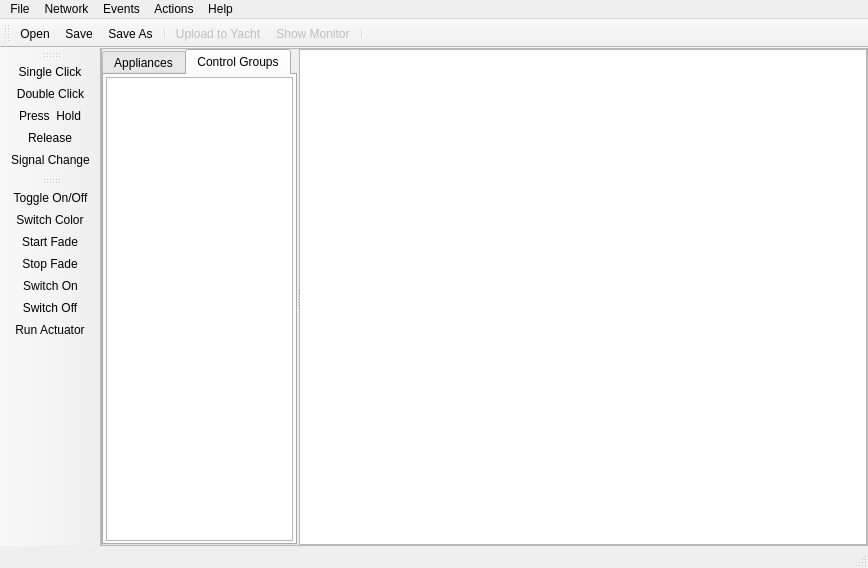
<?xml version="1.0" encoding="UTF-8"?>
<ui version="4.0">
 <class>MainWindow</class>
 <widget class="QMainWindow" name="MainWindow">
  <property name="geometry">
   <rect>
    <x>0</x>
    <y>0</y>
    <width>868</width>
    <height>568</height>
   </rect>
  </property>
  <property name="minimumSize">
   <size>
    <width>0</width>
    <height>0</height>
   </size>
  </property>
  <property name="windowTitle">
   <string>JM60 Electric Control System [*]</string>
  </property>
  <property name="windowIcon">
   <iconset>
    <normaloff>:/graphics/connection.svg</normaloff>:/graphics/connection.svg</iconset>
  </property>
  <widget class="QWidget" name="centralWidget">
   <layout class="QVBoxLayout" name="verticalLayout_2">
    <property name="spacing">
     <number>0</number>
    </property>
    <property name="margin">
     <number>0</number>
    </property>
    <item>
     <widget class="QSplitter" name="splitter">
      <property name="frameShape">
       <enum>QFrame::StyledPanel</enum>
      </property>
      <property name="orientation">
       <enum>Qt::Horizontal</enum>
      </property>
      <property name="opaqueResize">
       <bool>true</bool>
      </property>
      <property name="handleWidth">
       <number>2</number>
      </property>
      <widget class="QTabWidget" name="tabWidget">
       <property name="sizePolicy">
        <sizepolicy hsizetype="Expanding" vsizetype="Expanding">
         <horstretch>2</horstretch>
         <verstretch>0</verstretch>
        </sizepolicy>
       </property>
       <property name="maximumSize">
        <size>
         <width>350</width>
         <height>16777215</height>
        </size>
       </property>
       <property name="currentIndex">
        <number>1</number>
       </property>
       <widget class="QWidget" name="tab">
        <attribute name="title">
         <string>Appliances</string>
        </attribute>
        <layout class="QVBoxLayout" name="verticalLayout">
         <property name="spacing">
          <number>4</number>
         </property>
         <property name="margin">
          <number>2</number>
         </property>
         <item>
          <widget class="ecsTableView" name="appliancesView">
           <property name="contextMenuPolicy">
            <enum>Qt::CustomContextMenu</enum>
           </property>
           <property name="dragEnabled">
            <bool>true</bool>
           </property>
           <property name="dragDropMode">
            <enum>QAbstractItemView::DragOnly</enum>
           </property>
           <property name="verticalScrollMode">
            <enum>QAbstractItemView::ScrollPerPixel</enum>
           </property>
           <property name="horizontalScrollMode">
            <enum>QAbstractItemView::ScrollPerPixel</enum>
           </property>
           <property name="sortingEnabled">
            <bool>true</bool>
           </property>
           <attribute name="horizontalHeaderStretchLastSection">
            <bool>true</bool>
           </attribute>
           <attribute name="horizontalHeaderStretchLastSection">
            <bool>true</bool>
           </attribute>
          </widget>
         </item>
        </layout>
       </widget>
       <widget class="QWidget" name="tab_2">
        <attribute name="title">
         <string>Control Groups</string>
        </attribute>
        <layout class="QVBoxLayout" name="verticalLayout_3">
         <property name="spacing">
          <number>2</number>
         </property>
         <property name="margin">
          <number>2</number>
         </property>
         <item>
          <widget class="ecsTableView" name="cGroupView">
           <property name="contextMenuPolicy">
            <enum>Qt::CustomContextMenu</enum>
           </property>
           <property name="dragEnabled">
            <bool>true</bool>
           </property>
           <property name="dragDropMode">
            <enum>QAbstractItemView::DragOnly</enum>
           </property>
           <property name="horizontalScrollMode">
            <enum>QAbstractItemView::ScrollPerPixel</enum>
           </property>
           <property name="sortingEnabled">
            <bool>true</bool>
           </property>
           <property name="changeAffectsGraphics" stdset="0">
            <bool>true</bool>
           </property>
           <attribute name="horizontalHeaderStretchLastSection">
            <bool>true</bool>
           </attribute>
           <attribute name="horizontalHeaderStretchLastSection">
            <bool>true</bool>
           </attribute>
          </widget>
         </item>
        </layout>
       </widget>
      </widget>
      <widget class="ecsGraphicsView" name="graphicsView">
       <property name="sizePolicy">
        <sizepolicy hsizetype="Expanding" vsizetype="Expanding">
         <horstretch>6</horstretch>
         <verstretch>1</verstretch>
        </sizepolicy>
       </property>
       <property name="minimumSize">
        <size>
         <width>300</width>
         <height>200</height>
        </size>
       </property>
       <property name="autoFillBackground">
        <bool>false</bool>
       </property>
       <property name="renderHints">
        <set>QPainter::Antialiasing|QPainter::HighQualityAntialiasing|QPainter::TextAntialiasing</set>
       </property>
       <property name="dragMode">
        <enum>QGraphicsView::ScrollHandDrag</enum>
       </property>
       <property name="viewportUpdateMode">
        <enum>QGraphicsView::FullViewportUpdate</enum>
       </property>
      </widget>
     </widget>
    </item>
   </layout>
  </widget>
  <widget class="QMenuBar" name="menuBar">
   <property name="geometry">
    <rect>
     <x>0</x>
     <y>0</y>
     <width>868</width>
     <height>20</height>
    </rect>
   </property>
   <widget class="QMenu" name="menuHelp">
    <property name="title">
     <string>Help</string>
    </property>
    <addaction name="actionAbout"/>
    <addaction name="actionAbout_Qt"/>
   </widget>
   <widget class="QMenu" name="menuFile">
    <property name="title">
     <string>File</string>
    </property>
    <addaction name="actionNew"/>
    <addaction name="actionOpen"/>
    <addaction name="actionSave"/>
    <addaction name="actionSave_As"/>
    <addaction name="separator"/>
    <addaction name="separator"/>
    <addaction name="actionExit"/>
   </widget>
   <widget class="QMenu" name="menuEvents">
    <property name="title">
     <string>Events</string>
    </property>
    <addaction name="actionSingle_Click"/>
    <addaction name="actionDouble_Click"/>
    <addaction name="actionPress_Hold"/>
    <addaction name="actionRelease"/>
    <addaction name="actionSignal_Change"/>
   </widget>
   <widget class="QMenu" name="menuActions">
    <property name="title">
     <string>Actions</string>
    </property>
    <addaction name="actionToggle_On_Off"/>
    <addaction name="actionSwitch_Color"/>
    <addaction name="actionStart_Fade"/>
    <addaction name="actionStop_Fade"/>
    <addaction name="actionSwitch_On"/>
    <addaction name="actionSwitch_Off"/>
    <addaction name="actionRun_Actuator"/>
   </widget>
   <widget class="QMenu" name="menuNetwork">
    <property name="title">
     <string>Network</string>
    </property>
    <addaction name="actionOpen_Connection"/>
    <addaction name="actionClose_Connection"/>
    <addaction name="actionUpload_to_Yacht"/>
    <addaction name="actionSend_NMEA_Test_Sequence_A"/>
   </widget>
   <addaction name="menuFile"/>
   <addaction name="menuNetwork"/>
   <addaction name="menuEvents"/>
   <addaction name="menuActions"/>
   <addaction name="menuHelp"/>
  </widget>
  <widget class="QStatusBar" name="statusBar"/>
  <widget class="QToolBar" name="toolBar_Main">
   <property name="windowTitle">
    <string>toolBar</string>
   </property>
   <property name="movable">
    <bool>true</bool>
   </property>
   <property name="iconSize">
    <size>
     <width>34</width>
     <height>34</height>
    </size>
   </property>
   <property name="toolButtonStyle">
    <enum>Qt::ToolButtonIconOnly</enum>
   </property>
   <property name="floatable">
    <bool>true</bool>
   </property>
   <attribute name="toolBarArea">
    <enum>TopToolBarArea</enum>
   </attribute>
   <attribute name="toolBarBreak">
    <bool>false</bool>
   </attribute>
   <addaction name="actionOpen"/>
   <addaction name="actionSave"/>
   <addaction name="actionSave_As"/>
   <addaction name="separator"/>
   <addaction name="actionUpload_to_Yacht"/>
   <addaction name="actionShow_Monitor"/>
   <addaction name="separator"/>
  </widget>
  <widget class="QToolBar" name="toolBar_Events">
   <property name="windowTitle">
    <string>toolBar_2</string>
   </property>
   <attribute name="toolBarArea">
    <enum>LeftToolBarArea</enum>
   </attribute>
   <attribute name="toolBarBreak">
    <bool>false</bool>
   </attribute>
   <addaction name="actionSingle_Click"/>
   <addaction name="actionDouble_Click"/>
   <addaction name="actionPress_Hold"/>
   <addaction name="actionRelease"/>
   <addaction name="actionSignal_Change"/>
  </widget>
  <widget class="QToolBar" name="toolBar_Actions">
   <property name="windowTitle">
    <string>toolBar_3</string>
   </property>
   <attribute name="toolBarArea">
    <enum>LeftToolBarArea</enum>
   </attribute>
   <attribute name="toolBarBreak">
    <bool>false</bool>
   </attribute>
   <addaction name="actionToggle_On_Off"/>
   <addaction name="actionSwitch_Color"/>
   <addaction name="actionStart_Fade"/>
   <addaction name="actionStop_Fade"/>
   <addaction name="actionSwitch_On"/>
   <addaction name="actionSwitch_Off"/>
   <addaction name="actionRun_Actuator"/>
  </widget>
  <action name="actionAbout">
   <property name="text">
    <string>About...</string>
   </property>
  </action>
  <action name="actionOpen">
   <property name="icon">
    <iconset>
     <normalon>:/graphics/open.svg</normalon>
    </iconset>
   </property>
   <property name="text">
    <string>Open...</string>
   </property>
  </action>
  <action name="actionExit">
   <property name="text">
    <string>Exit</string>
   </property>
  </action>
  <action name="actionSave">
   <property name="icon">
    <iconset>
     <normalon>:/graphics/save.svg</normalon>
    </iconset>
   </property>
   <property name="text">
    <string>Save</string>
   </property>
  </action>
  <action name="actionSave_As">
   <property name="icon">
    <iconset>
     <normalon>:/graphics/file-save-as.svg</normalon>
    </iconset>
   </property>
   <property name="text">
    <string>Save As...</string>
   </property>
  </action>
  <action name="actionSettings">
   <property name="icon">
    <iconset>
     <normalon>:/graphics/levels.svg</normalon>
    </iconset>
   </property>
   <property name="text">
    <string>Settings...</string>
   </property>
  </action>
  <action name="actionAbout_Qt">
   <property name="text">
    <string>About Qt...</string>
   </property>
  </action>
  <action name="actionSingle_Click">
   <property name="enabled">
    <bool>true</bool>
   </property>
   <property name="icon">
    <iconset>
     <normaloff>:/graphics/click-single.svg</normaloff>:/graphics/click-single.svg</iconset>
   </property>
   <property name="text">
    <string>Single Click</string>
   </property>
  </action>
  <action name="actionDouble_Click">
   <property name="icon">
    <iconset>
     <normaloff>:/graphics/click-double.svg</normaloff>:/graphics/click-double.svg</iconset>
   </property>
   <property name="text">
    <string>Double Click</string>
   </property>
  </action>
  <action name="actionPress_Hold">
   <property name="icon">
    <iconset>
     <normaloff>:/graphics/click-hold.svg</normaloff>:/graphics/click-hold.svg</iconset>
   </property>
   <property name="text">
    <string>Press &amp; Hold</string>
   </property>
  </action>
  <action name="actionRelease">
   <property name="icon">
    <iconset>
     <normaloff>:/graphics/click-release.svg</normaloff>:/graphics/click-release.svg</iconset>
   </property>
   <property name="text">
    <string>Release</string>
   </property>
  </action>
  <action name="actionToggle_On_Off">
   <property name="icon">
    <iconset>
     <normaloff>:/graphics/onoff.svg</normaloff>:/graphics/onoff.svg</iconset>
   </property>
   <property name="text">
    <string>Toggle On/Off</string>
   </property>
  </action>
  <action name="actionSwitch_On">
   <property name="icon">
    <iconset>
     <normaloff>:/graphics/bulb-lit.svg</normaloff>:/graphics/bulb-lit.svg</iconset>
   </property>
   <property name="text">
    <string>Switch On</string>
   </property>
  </action>
  <action name="actionSwitch_Off">
   <property name="icon">
    <iconset>
     <normaloff>:/graphics/bulb.svg</normaloff>:/graphics/bulb.svg</iconset>
   </property>
   <property name="text">
    <string>Switch Off</string>
   </property>
  </action>
  <action name="actionStart_Fade">
   <property name="icon">
    <iconset>
     <normaloff>:/graphics/fade-start.svg</normaloff>:/graphics/fade-start.svg</iconset>
   </property>
   <property name="text">
    <string>Start Fade</string>
   </property>
  </action>
  <action name="actionStop_Fade">
   <property name="icon">
    <iconset>
     <normaloff>:/graphics/fade-stop.svg</normaloff>:/graphics/fade-stop.svg</iconset>
   </property>
   <property name="text">
    <string>Stop Fade</string>
   </property>
  </action>
  <action name="actionSwitch_Color">
   <property name="icon">
    <iconset>
     <normaloff>:/graphics/connections.svg</normaloff>:/graphics/connections.svg</iconset>
   </property>
   <property name="text">
    <string>Switch Color</string>
   </property>
  </action>
  <action name="actionNew">
   <property name="text">
    <string>New</string>
   </property>
  </action>
  <action name="actionSignal_Change">
   <property name="icon">
    <iconset>
     <normalon>:/graphics/signal.svg</normalon>
    </iconset>
   </property>
   <property name="text">
    <string>Signal Change</string>
   </property>
  </action>
  <action name="actionRun_Actuator">
   <property name="icon">
    <iconset>
     <normalon>:/graphics/actuator.svg</normalon>
    </iconset>
   </property>
   <property name="text">
    <string>Run Actuator</string>
   </property>
  </action>
  <action name="actionOpen_Connection">
   <property name="enabled">
    <bool>false</bool>
   </property>
   <property name="icon">
    <iconset>
     <normalon>:/graphics/connect.svg</normalon>
    </iconset>
   </property>
   <property name="text">
    <string>Connect Network</string>
   </property>
  </action>
  <action name="actionClose_Connection">
   <property name="enabled">
    <bool>false</bool>
   </property>
   <property name="icon">
    <iconset>
     <normalon>:/graphics/disconnect.svg</normalon>
    </iconset>
   </property>
   <property name="text">
    <string>Disconnect</string>
   </property>
  </action>
  <action name="actionShow_Monitor">
   <property name="enabled">
    <bool>false</bool>
   </property>
   <property name="icon">
    <iconset>
     <normalon>:/graphics/eye.svg</normalon>
    </iconset>
   </property>
   <property name="text">
    <string>Show Monitor</string>
   </property>
  </action>
  <action name="actionUpload_to_Yacht">
   <property name="enabled">
    <bool>false</bool>
   </property>
   <property name="icon">
    <iconset>
     <normalon>:/graphics/yachtnet.svg</normalon>
    </iconset>
   </property>
   <property name="text">
    <string>Upload to Yacht</string>
   </property>
  </action>
  <action name="actionSend_NMEA_Test_Sequence_A">
   <property name="text">
    <string>Send NMEA Test Sequence A</string>
   </property>
  </action>
 </widget>
 <layoutdefault spacing="6" margin="11"/>
 <customwidgets>
  <customwidget>
   <class>ecsGraphicsView</class>
   <extends>QGraphicsView</extends>
   <header>ecsGraphicsView.h</header>
  </customwidget>
  <customwidget>
   <class>ecsTableView</class>
   <extends>QTableView</extends>
   <header>ecsTableView.h</header>
  </customwidget>
 </customwidgets>
 <resources/>
 <connections/>
</ui>
